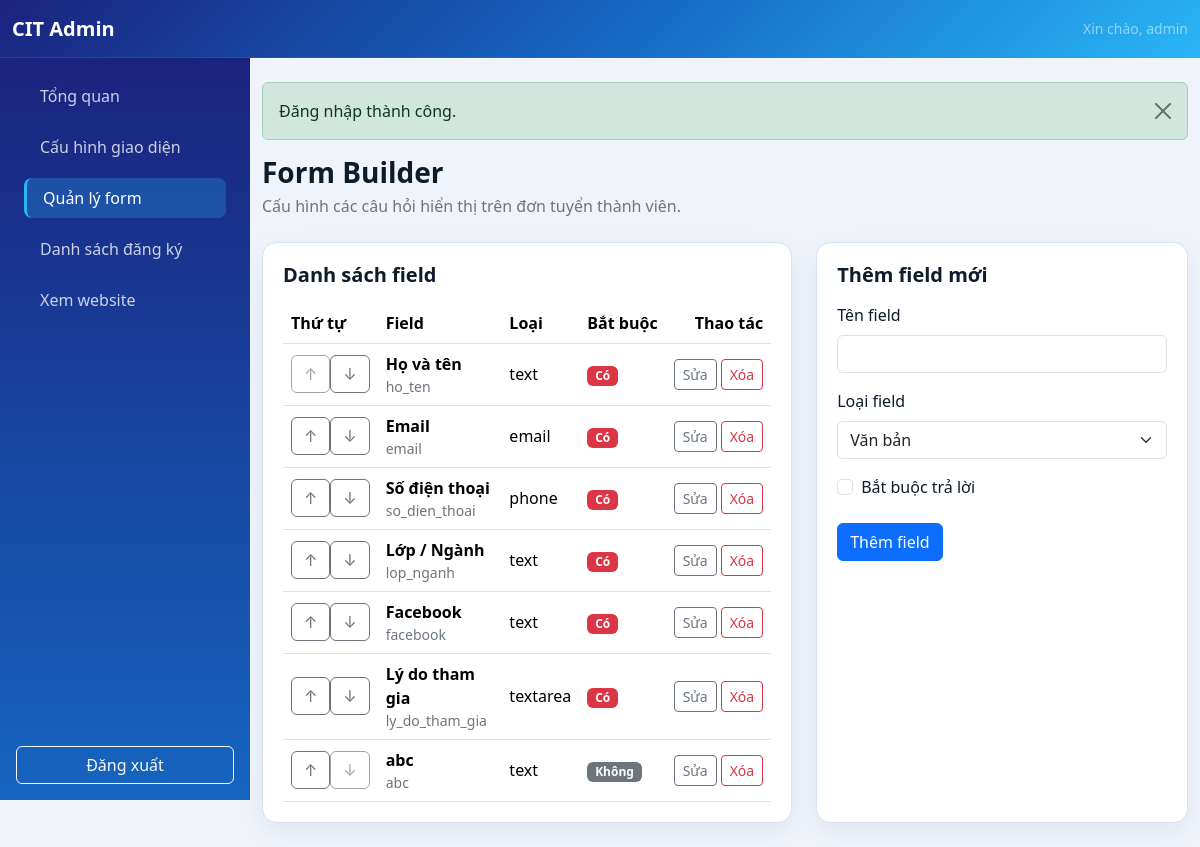
Page /admin/form-builder.php (signed in) on the committed database.
### tables this page shows
CREATE TABLE `form_fields` (
  `id` int unsigned NOT NULL AUTO_INCREMENT,
  `field_label` varchar(150) NOT NULL,
  `field_name` varchar(64) NOT NULL,
  `field_type` enum('text','email','phone','textarea','dropdown','radio','checkbox') NOT NULL,
  `options` text,
  `is_required` tinyint(1) NOT NULL DEFAULT '0',
  `sort_order` int unsigned NOT NULL DEFAULT '0',
  PRIMARY KEY (`id`),
  UNIQUE KEY `field_name` (`field_name`),
  KEY `idx_form_fields_sort_order` (`sort_order`,`id`)
);

### includes/db.php (called while the page is built, shortened)
<?php
function db(): PDO
{
    static $pdo = null;
    $dbHost = getenv('DB_HOST') ?: '127.0.0.1';
    $dbPort = getenv('DB_PORT') ?: '3306';
    $dbName = getenv('DB_NAME') ?: 'club_management';
    $dbUser = getenv('DB_USER') ?: 'root';
    $dbPass = getenv('DB_PASS') ?: 'Cit@2026';
    $options = [
        PDO::ATTR_ERRMODE => PDO::ERRMODE_EXCEPTION,
        PDO::ATTR_DEFAULT_FETCH_MODE => PDO::FETCH_ASSOC,
        PDO::ATTR_EMULATE_PREPARES => false,
        PDO::ATTR_TIMEOUT => 5,
    ];
    if (defined('Pdo\Mysql::ATTR_INIT_COMMAND')) {
        $options[Pdo\Mysql::ATTR_INIT_COMMAND] = "SET SESSION sql_mode='STRICT_TRANS_TABLES,ERROR_FOR_DIVISION_BY_ZERO,NO_ENGINE_SUBSTITUTION'";
    } elseif (defined('PDO::MYSQL_ATTR_INIT_COMMAND')) {
        $options[PDO::MYSQL_ATTR_INIT_COMMAND] = "SET SESSION sql_mode='STRICT_TRANS_TABLES,ERROR_FOR_DIVISION_BY_ZERO,NO_ENGINE_SUBSTITUTION'";
    }
    try {
        $pdo = new PDO(
            "mysql:host={$dbHost};port={$dbPort};dbname={$dbName};charset=utf8mb4;connect_timeout=5",
            $dbUser,
            $dbPass,
            $options
        );
    } catch (PDOException $exception) {
        error_log('Database connection failed: ' . $exception->getMessage());
        http_response_code(500);
        exit('Không thể kết nối cơ sở dữ liệu. Vui lòng kiểm tra cấu hình.');
    }
    return $pdo;
}
class LazyPDO
{
    private ?PDO $instance = null;
    private function getPDO(): PDO
    {
        if ($this->instance === null) {
            $this->instance = db();
        }
        return $this->instance;
    }
    public function query(string $query, ?int $fetchMode = null, mixed ...$fetchModeArgs): PDOStatement|false
    {
        return $this->getPDO()->query($query, $fetchMode, ...$fetchModeArgs);
    }
}
$pdo = new LazyPDO();

### config.php (called while the page is built, shortened)
<?php
function e(?string $value): string
{
    return htmlspecialchars($value ?? '', ENT_QUOTES | ENT_SUBSTITUTE, 'UTF-8');
}

### includes/helpers.php (called while the page is built, shortened)
<?php
function render_component(string $component, array $props = []): void
{
    $component = preg_replace('/[^a-zA-Z0-9_\/\\-]+/', '', $component);
    $componentPath = __DIR__ . '/components/' . str_replace(['\\', '/'], DIRECTORY_SEPARATOR, $component) . '.php';
    extract($props, EXTR_SKIP);
    require $componentPath;
}

### includes/components/admin/form-builder-row.php (the view, shortened to what this page needs)
<tr>
    <td>
        <div class="btn-group btn-group-sm" aria-label="Sắp xếp <?= e((string) $field['field_label']) ?>">
            <form method="post" action="form-builder.php">
                <button class="btn btn-outline-secondary" type="submit" <?= $index === 0 ? 'disabled' : '' ?> aria-label="Đưa lên">↑</button>
            </form>
            <form method="post" action="form-builder.php">
                <button class="btn btn-outline-secondary" type="submit" <?= $index === $totalFields - 1 ? 'disabled' : '' ?> aria-label="Đưa xuống">↓</button>
            </form>
        </div>
    </td>
    <td>
        <strong><?= e((string) $field['field_label']) ?></strong>
        <small class="d-block text-secondary"><?= e((string) $field['field_name']) ?></small>
    </td>
    <td><?= e((string) $field['field_type']) ?></td>
    <td>
        <?= (int) $field['is_required']
            ? '<span class="badge text-bg-danger">Có</span>'
            : '<span class="badge text-bg-secondary">Không</span>' ?>
    </td>
    <td class="text-end">
        <?php render_component('admin/table-actions', [
            'actions' => [
                'edit' => [
                    'url' => 'form-builder.php?edit=' . (int) $field['id'],
                    'label' => 'Sửa'
                ],
                'delete' => [
                    'action' => 'form-builder.php',
                    'field_name' => 'field_id',
                    'field_value' => (int) $field['id'],
                    'confirm' => 'Xóa field này? Các câu trả lời liên quan cũng sẽ bị xóa.'
                ]
            ]
        ]); ?>
    </td>
</tr>

### admin/form-builder.php (shortened to what this page needs)
<?php
require_once __DIR__ . '/auth-check.php';
$formData = ['id' => 0, 'field_label' => '', 'field_type' => 'text', 'options' => '', 'is_required' => 0];
$fields = $pdo->query(
    'SELECT id, field_label, field_name, field_type, options, is_required, sort_order
     FROM form_fields ORDER BY sort_order, id'
)->fetchAll();
require __DIR__ . '/header.php';
?>
<div class="mb-4"><h1 class="h3 fw-bold mb-1">Form Builder</h1><p class="text-secondary mb-0">Cấu hình các câu hỏi hiển thị trên đơn tuyển thành viên.</p></div>
<div class="row g-4">
    <div class="col-xl-5 order-xl-2">
        <section class="content-card">
            <h2 class="h5 fw-bold mb-3"><?= $formData['id'] ? 'Sửa field' : 'Thêm field mới' ?></h2>
            <form method="post" action="form-builder.php<?= $formData['id'] ? '?edit=' . (int) $formData['id'] : '' ?>">
                <div class="mb-3">
                    <label class="form-label" for="field_label">Tên field</label>
                    <input class="form-control" id="field_label" name="field_label" value="<?= e($formData['field_label']) ?>" maxlength="150" required>
                </div>
                <div class="mb-3">
                    <label class="form-label" for="field_type">Loại field</label>
                    <select class="form-select" id="field_type" name="field_type" required>
                        <?php foreach (['text'=>'Văn bản','email'=>'Email','phone'=>'Số điện thoại','textarea'=>'Đoạn văn','dropdown'=>'Danh sách thả xuống','radio'=>'Chọn một','checkbox'=>'Chọn nhiều'] as $value => $label): ?>
                            <option value="<?= e($value) ?>" <?= $formData['field_type'] === $value ? 'selected' : '' ?>><?= e($label) ?></option>
                        <?php endforeach; ?>
                    </select>
                </div>
                <div class="form-check mb-4">
                    <input class="form-check-input" type="checkbox" id="is_required" name="is_required" value="1" <?= $formData['is_required'] ? 'checked' : '' ?>>
                    <label class="form-check-label" for="is_required">Bắt buộc trả lời</label>
                </div>
                <div class="d-flex gap-2">
                    <button class="btn btn-primary" type="submit"><?= $formData['id'] ? 'Lưu thay đổi' : 'Thêm field' ?></button>
                </div>
            </form>
        </section>
    </div>
    <div class="col-xl-7 order-xl-1">
        <section class="content-card">
            <h2 class="h5 fw-bold mb-3">Danh sách field</h2>
            <?php if (!$fields): ?><div class="alert alert-info mb-0">Chưa có field nào.</div><?php else: ?>
                <div class="table-responsive">
                    <table class="table align-middle mb-0">
                        <thead><tr><th>Thứ tự</th><th>Field</th><th>Loại</th><th>Bắt buộc</th><th class="text-end">Thao tác</th></tr></thead>
                        <tbody>
                        <?php foreach ($fields as $index => $field): ?>
                            <?php render_component('admin/form-builder-row', [
                                'field' => $field,
                                'index' => $index,
                                'totalFields' => count($fields),
                            ]); ?>
                        <?php endforeach; ?>
                        </tbody>
                    </table>
                </div>
            <?php endif; ?>
        </section>
    </div>
</div>
<?php require __DIR__ . '/footer.php'; ?>

### includes/components/admin/table-actions.php (shortened to what this page needs)
<div class="d-inline-flex gap-1">
    <?php foreach ($actions as $type => $config): ?>
        <?php if ($type === 'delete'): ?>
            <form method="post" action="<?= e((string) $config['action']) ?>" onsubmit="return confirm('<?= e((string) ($config['confirm'] ?? 'Bạn chắc chắn muốn thực hiện thao tác này?')) ?>');">
                <button class="btn btn-sm btn-outline-danger" type="submit"><?= e((string) ($config['label'] ?? 'Xóa')) ?></button>
            </form>
        <?php else: ?>
            <a class="btn btn-sm <?= $type === 'detail' ? 'btn-outline-primary' : 'btn-outline-secondary' ?>" href="<?= e((string) $config['url']) ?>">
                <?= e((string) ($config['label'] ?? ($type === 'detail' ? 'Chi tiết' : 'Sửa'))) ?>
            </a>
        <?php endif; ?>
    <?php endforeach; ?>
</div>

### rows in the picture
form_fields: field_type "Văn bản", field_label "abc", field_name "abc", field_type "text", shows "Không", label "Sửa", label "Xóa"
form_fields: field_label "Họ và tên", field_name "ho_ten", field_type "text", is_required "Có", label "Sửa", label "Xóa"
form_fields: field_label "Email", field_name "email", field_type "email", is_required "Có", label "Sửa", label "Xóa"
form_fields: field_label "Số điện thoại", field_name "so_dien_thoai", field_type "phone", is_required "Có", label "Sửa", label "Xóa"
form_fields: field_label "Lớp / Ngành", field_name "lop_nganh", field_type "text", is_required "Có", label "Sửa", label "Xóa"
form_fields: field_label "Facebook", field_name "facebook", field_type "text", is_required "Có", label "Sửa", label "Xóa"
form_fields: field_label "Lý do tham gia", field_name "ly_do_tham_gia", field_type "textarea", is_required "Có", label "Sửa", label "Xóa"

### other values in the picture
$_SESSION['admin_username'] "admin"
$flash['message'] "Đăng nhập thành công."
